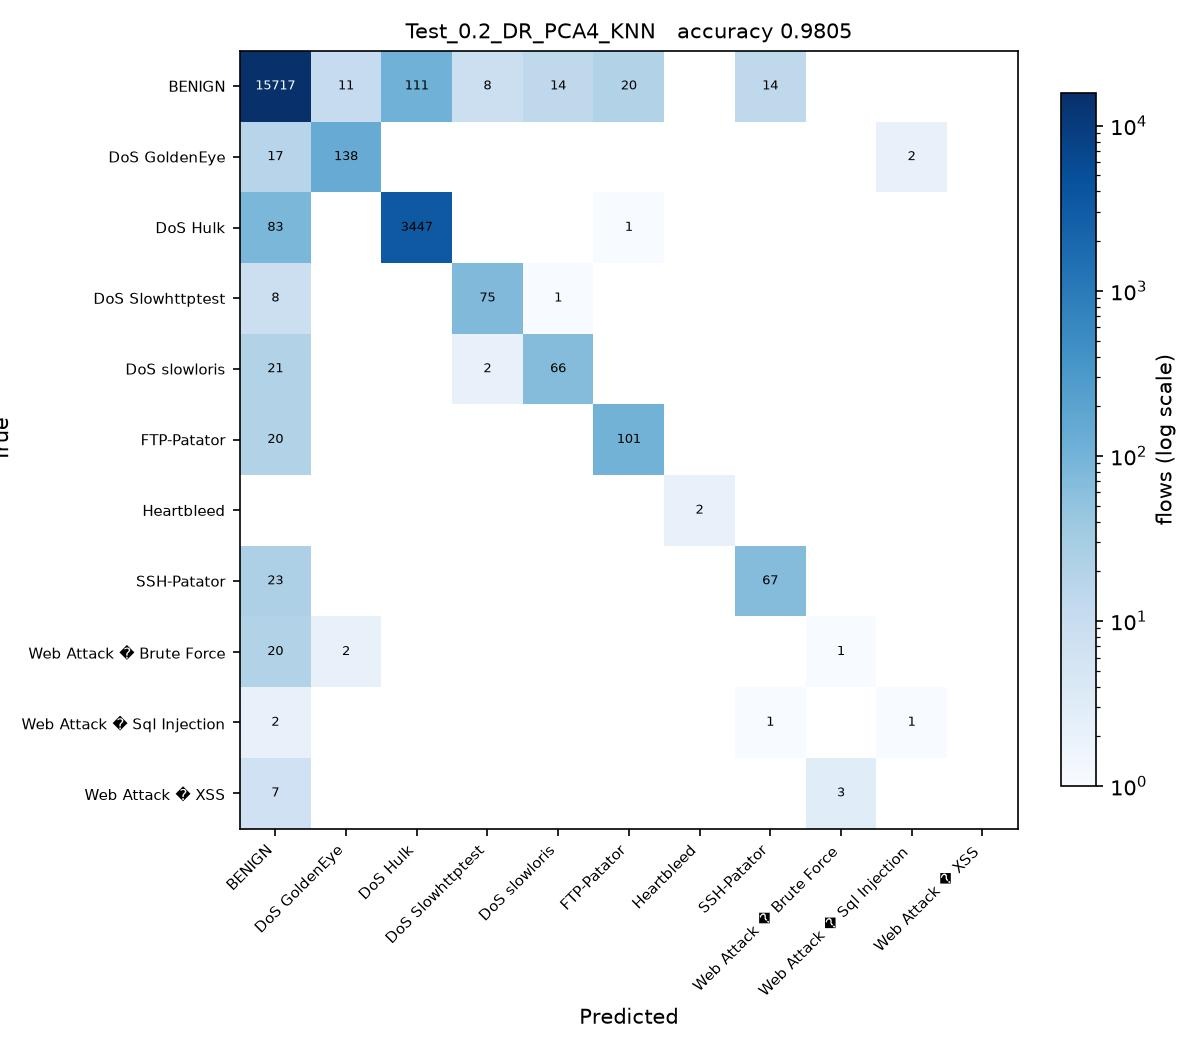

The Python source for this figure:
# Test_0.2_DR_PCA4_KNN.py
#
# Test size 0.2  |  PCA, 4 components  |  k-Nearest Neighbors (sheet #13)
#
# This is SGDC_60_40.py with the changes marked CHANGE below and nothing else.

import os
from pathlib import Path

# CHANGE 1: find the folder holding the three CSV files and run from there, so
# the plain file names below resolve no matter where this script is started
# from or how deeply it sits inside the project folder.
HERE = Path(__file__).resolve().parent
for PROJECT in [HERE, *HERE.parents]:
    if (PROJECT / 'Tuesday-WorkingHours.pcap_ISCX.csv').exists():
        os.chdir(PROJECT)
        break
else:
    raise SystemExit('Put this folder inside the folder that holds the three '
                     'CIC-IDS2017 CSV files, then run the script again.')
import numpy as np
import pandas as pd

df1 = pd.read_csv('Tuesday-WorkingHours.pcap_ISCX.csv', low_memory=True)
df2 = pd.read_csv('Wednesday-workingHours.pcap_ISCX.csv', low_memory=True)
df3 = pd.read_csv('Thursday-WorkingHours-Morning-WebAttacks.pcap_ISCX.csv', low_memory=True)

dataset = pd.concat([df1, df2, df3], ignore_index=True)

dataset.columns = dataset.columns.str.strip()

# CHANGE 2: a stratified sample of 100000 flows, the same for every run. An RBF
# SVM on all 1.3 million flows would take about an hour per script.
# At least 50 flows of every class are kept.
label = dataset.columns[-1]
dataset = pd.concat(
    [g.sample(n=min(len(g), max(50, round(100000 * len(g) / len(dataset)))), random_state=0)
     for _, g in dataset.groupby(label)],
    ignore_index=True
)

X = dataset.iloc[:, :-1]
y = dataset.iloc[:, -1]

X = X.apply(pd.to_numeric, errors='coerce')

X.replace([np.inf, -np.inf], np.nan, inplace=True)

from sklearn.impute import SimpleImputer

imputer = SimpleImputer(missing_values=np.nan, strategy='mean')
X = imputer.fit_transform(X)

from sklearn.preprocessing import LabelEncoder

labelencoder_y = LabelEncoder()
y = labelencoder_y.fit_transform(y)

from sklearn.model_selection import train_test_split

X_train, X_test, y_train, y_test = train_test_split(
    X,
    y,
    test_size=0.2,   # CHANGE 3: test size
    random_state=0,
    stratify=y
)

# CHANGE 4: PCA, from PCA_LDA_KErnel_PCA_CODE.pdf (fit only on training data)
from sklearn.decomposition import PCA

pca = PCA(n_components=4)
X_train = pca.fit_transform(X_train)
X_test = pca.transform(X_test)

# CHANGE 5: k-Nearest Neighbors (sheet #13) in place of SGDClassifier
from sklearn.neighbors import KNeighborsClassifier

classifier = KNeighborsClassifier(
    n_neighbors=5,
    metric='minkowski',
    p=2
)

classifier.fit(X_train, y_train)

y_pred = classifier.predict(X_test) 

from sklearn.metrics import confusion_matrix
from sklearn.metrics import accuracy_score
from sklearn.metrics import precision_score
from sklearn.metrics import recall_score
from sklearn.metrics import f1_score
from sklearn.metrics import classification_report

cm = confusion_matrix(y_test, y_pred)

print("Confusion Matrix:\n")
print(cm)

print("\nAccuracy : {:.4f}".format(accuracy_score(y_test, y_pred)))
print("\nPrecision : {:.4f}".format(precision_score(y_test, y_pred, average='weighted')))
print("\nRecall : {:.4f}".format(recall_score(y_test, y_pred, average='weighted')))
print("\nF1 Score : {:.4f}".format(f1_score(y_test, y_pred, average='weighted')))

print("\nClassification Report:\n")
print(classification_report(y_test, y_pred))

# CHANGE 6: save the confusion matrix as Test_0.2_DR_PCA4_KNN.jpg and record the result
import matplotlib
matplotlib.use('Agg')
import matplotlib.pyplot as plt
from matplotlib.colors import LogNorm

here = HERE                     # the folder this script sits in
names = [str(c) for c in labelencoder_y.classes_]
fig, ax = plt.subplots(figsize=(8, 7))
im = ax.imshow(cm, cmap='Blues', norm=LogNorm(vmin=1))
ax.set_xticks(range(len(names)), names, rotation=45, ha='right', fontsize=7)
ax.set_yticks(range(len(names)), names, fontsize=7)
ax.set_xlabel('Predicted')
ax.set_ylabel('True')
ax.set_title('Test_0.2_DR_PCA4_KNN   accuracy {:.4f}'.format(accuracy_score(y_test, y_pred)), fontsize=10)
for i in range(cm.shape[0]):
    for j in range(cm.shape[1]):
        if cm[i, j]:
            ax.text(j, i, cm[i, j], ha='center', va='center', fontsize=6,
                    color='white' if cm[i, j] > cm.max() / 3 else 'black')
fig.colorbar(im, ax=ax, fraction=0.04, label='flows (log scale)')
fig.tight_layout()
fig.savefig(here / 'Test_0.2_DR_PCA4_KNN.jpg', dpi=150)
plt.close(fig)

row = pd.DataFrame([{
    'Test': 0.2, 'DR': 'PCA4', 'Clas': 'KNN',
    'Acc': round(accuracy_score(y_test, y_pred), 4),
    'Pre': round(precision_score(y_test, y_pred, average='weighted'), 4),
    'Rec': round(recall_score(y_test, y_pred, average='weighted'), 4),
    'F1': round(f1_score(y_test, y_pred, average='weighted'), 4),
    'script': 'Test_0.2_DR_PCA4_KNN',
}])
out = PROJECT / 'results' / '75_runs_pca.csv'
out.parent.mkdir(exist_ok=True)
if out.exists():
    old = pd.read_csv(out)
    row = pd.concat([old[old['script'] != 'Test_0.2_DR_PCA4_KNN'], row], ignore_index=True)
row.to_csv(out, index=False)
